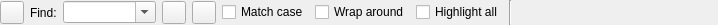
<?xml version="1.0" encoding="UTF-8"?>
<ui version="4.0">
 <class>SearchWidget</class>
 <widget class="QWidget" name="SearchWidget">
  <property name="geometry">
   <rect>
    <x>0</x>
    <y>0</y>
    <width>718</width>
    <height>25</height>
   </rect>
  </property>
  <property name="windowTitle">
   <string>Find</string>
  </property>
  <layout class="QHBoxLayout" name="horizontalLayout">
   <property name="margin">
    <number>0</number>
   </property>
   <item>
    <widget class="QToolButton" name="closeButton">
     <property name="toolTip">
      <string>Press to close the window</string>
     </property>
     <property name="text">
      <string/>
     </property>
    </widget>
   </item>
   <item>
    <widget class="QLabel" name="label">
     <property name="text">
      <string>Find:</string>
     </property>
    </widget>
   </item>
   <item>
    <widget class="QComboBox" name="findtextCombo">
     <property name="sizePolicy">
      <sizepolicy hsizetype="Expanding" vsizetype="Fixed">
       <horstretch>0</horstretch>
       <verstretch>0</verstretch>
      </sizepolicy>
     </property>
     <property name="editable">
      <bool>true</bool>
     </property>
     <property name="insertPolicy">
      <enum>QComboBox::InsertAtTop</enum>
     </property>
     <property name="autoCompletion">
      <bool>false</bool>
     </property>
     <property name="duplicatesEnabled">
      <bool>false</bool>
     </property>
    </widget>
   </item>
   <item>
    <widget class="QToolButton" name="findPrevButton">
     <property name="toolTip">
      <string>Press to find the previous occurrence</string>
     </property>
    </widget>
   </item>
   <item>
    <widget class="QToolButton" name="findNextButton">
     <property name="toolTip">
      <string>Press to find the next occurrence</string>
     </property>
    </widget>
   </item>
   <item>
    <widget class="QCheckBox" name="caseCheckBox">
     <property name="text">
      <string>Match case</string>
     </property>
    </widget>
   </item>
   <item>
    <widget class="QCheckBox" name="wrapCheckBox">
     <property name="text">
      <string>Wrap around</string>
     </property>
    </widget>
   </item>
   <item>
    <widget class="QCheckBox" name="highlightAllCheckBox">
     <property name="text">
      <string>Highlight all</string>
     </property>
    </widget>
   </item>
   <item>
    <widget class="Line" name="infoLine">
     <property name="orientation">
      <enum>Qt::Vertical</enum>
     </property>
    </widget>
   </item>
   <item>
    <widget class="QLabel" name="infoLabel">
     <property name="minimumSize">
      <size>
       <width>200</width>
       <height>0</height>
      </size>
     </property>
     <property name="text">
      <string/>
     </property>
    </widget>
   </item>
  </layout>
 </widget>
 <tabstops>
  <tabstop>findtextCombo</tabstop>
  <tabstop>caseCheckBox</tabstop>
  <tabstop>wrapCheckBox</tabstop>
  <tabstop>highlightAllCheckBox</tabstop>
  <tabstop>findNextButton</tabstop>
  <tabstop>findPrevButton</tabstop>
  <tabstop>closeButton</tabstop>
 </tabstops>
 <resources/>
 <connections/>
</ui>
